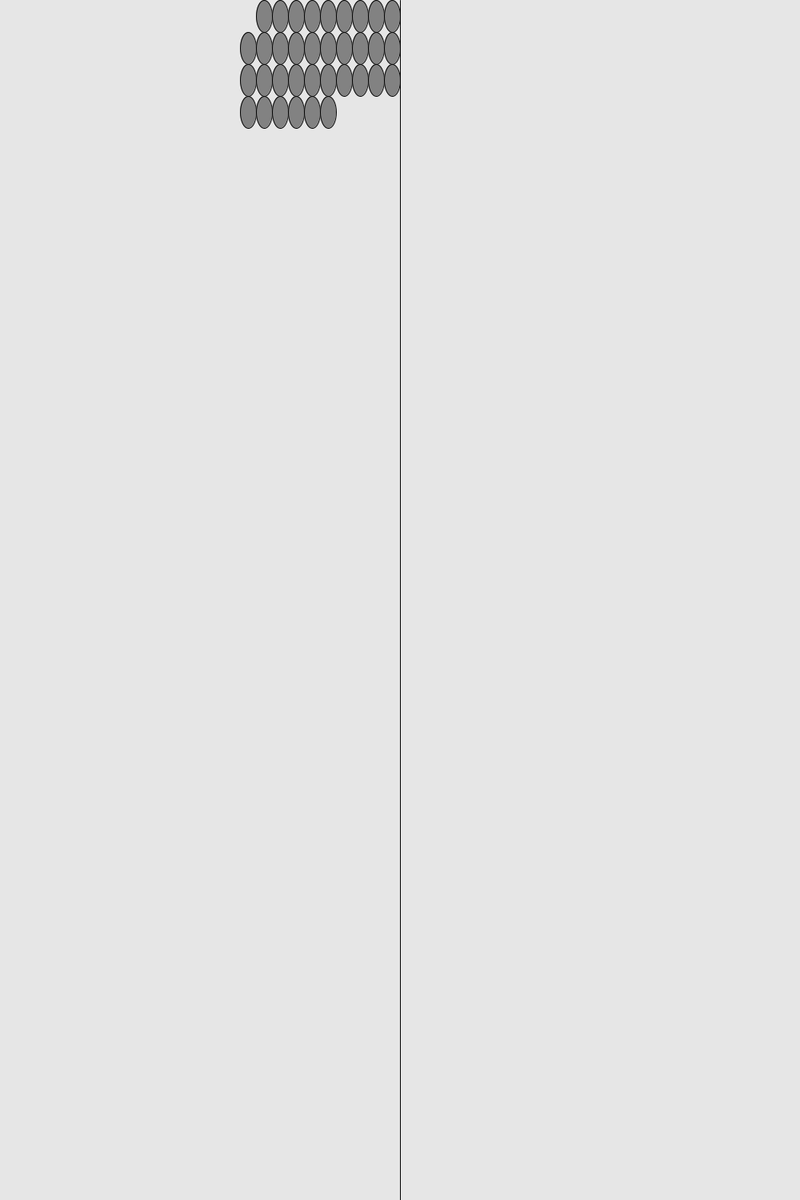
Frame 1 (no input)
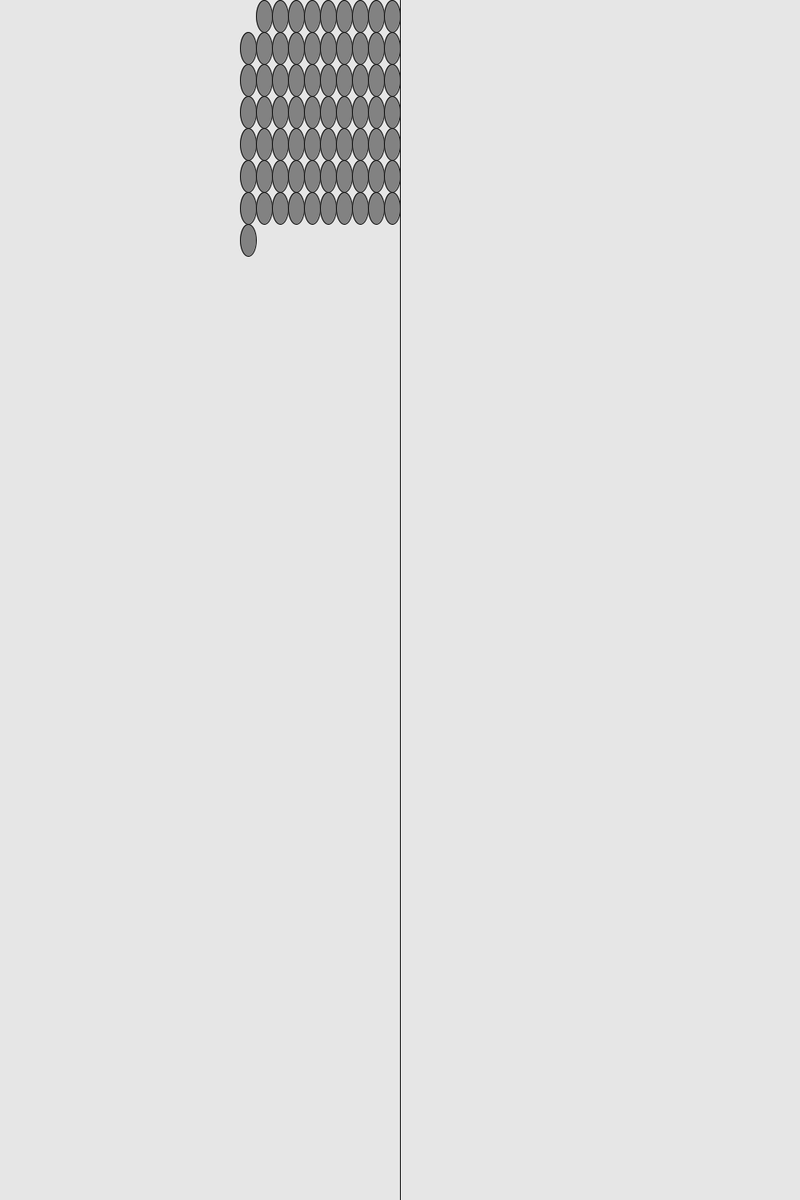
Frame 2 (the mouse pressed at the canvas centre, redrawn once)

The Processing sketch that drew these frames (run headless with seeded random() and noise(); the mouse was pressed at the canvas centre and the sketch redrawn once):

// Processing sketch: scales_arcs_rune
// ── scales_arcs_rune.pde
int scalePosX =300;
int scalePosY;
int numScale = 35;
int scaleW = 20;
int scaleH = 40;

void setup() {
  size(1000, 1500);
  smooth();
  background(230);
  stroke(1);
}


void draw() {

  line(width/2, 0, width/2, height);

  ellipseMode(CORNER); // HAS TO BE CENTER, BECAUSE I'M USING ELLIPSES ELSEWHERE
  fill(130);
 
  float myLimit = width/2; // set limit

  for (int i=0; i<numScale; i++) {
    
    if (scalePosX >= myLimit - scaleW) {  // if the x pos of scale is less than my limit
      scalePosX = 300;
      scalePosY += scaleH;
    } 
    else
    {
      scalePosX += scaleW;
    }
    
    ellipse(scalePosX, scalePosY, scaleW, scaleH);
    //arc(scalePosX, scalePosY, scaleW, scaleH, 0, PI); // make a scale
  }
  
  noLoop();
}
